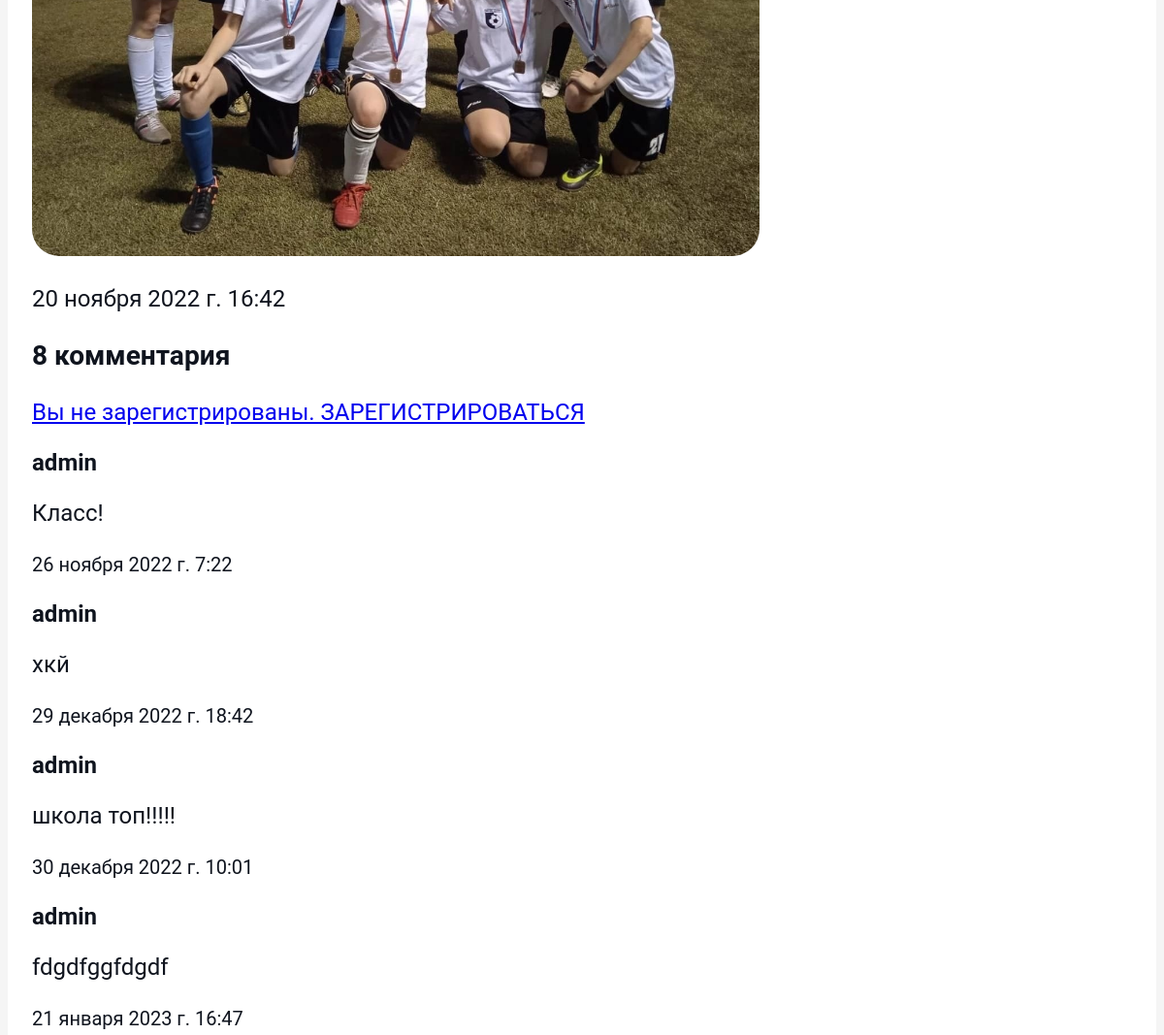
The app's page /news/4 (middle part), older data.
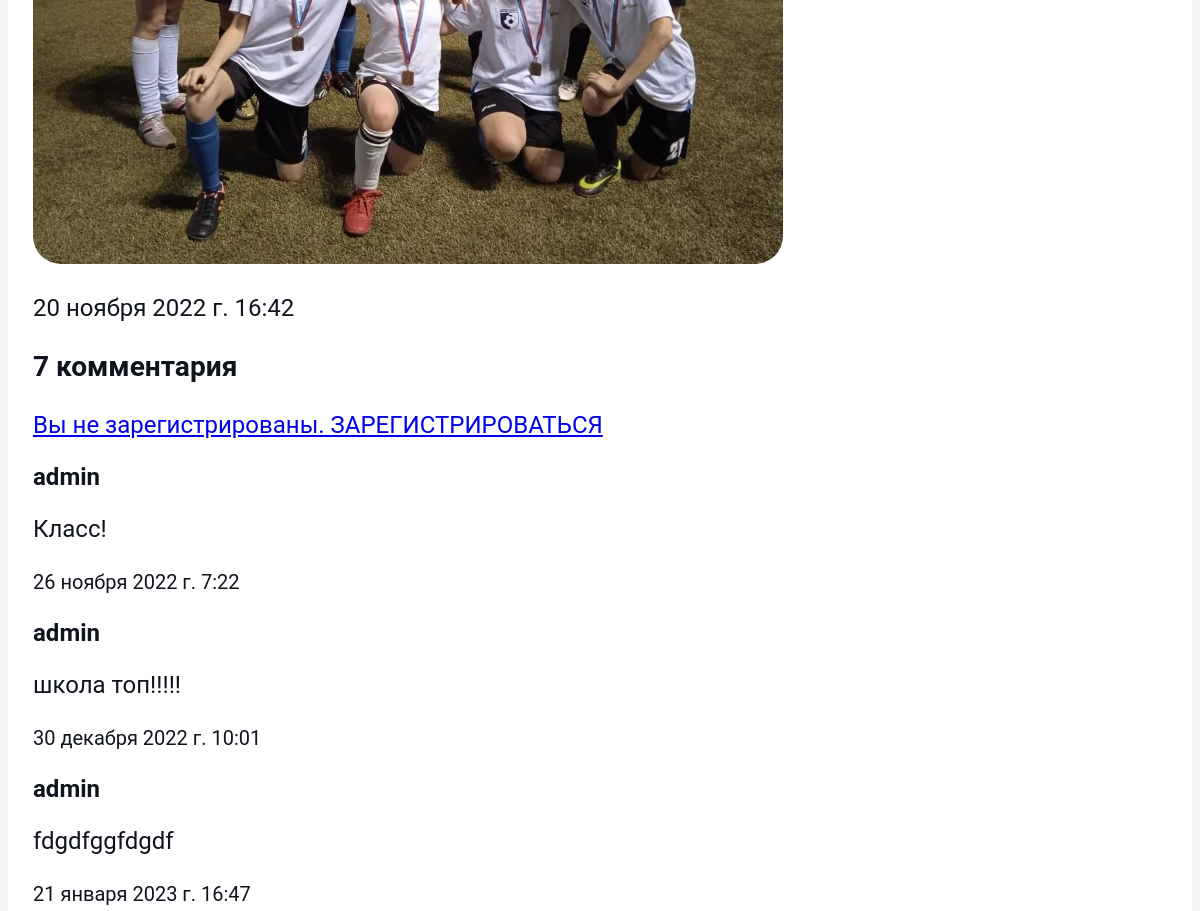
The same page, newer data.
### app_news/models.py (models this page shows, shortened)
class Product(models.Model):
    title=models.CharField(max_length=35, verbose_name='Заголовок')
    content=models.TextField(null=True, blank=True, verbose_name='содержание')#null=True и blank=True делаю поле необязательным к заполнению
    published=models.DateTimeField(auto_now_add=True, db_index=True, verbose_name='Опубликовано')#при выводе объявлений мы будем сортировать их по убыванию даты публикации,и индекс здесь очень пригодится.
    img=models.ImageField(upload_to='images', null=True, blank=True, verbose_name='Картика')
    rubric=models.ForeignKey('Rubric', null=True, on_delete=models.PROTECT, verbose_name='Рубрика')
    class Meta:#отображение в панели администратора
        verbose_name_plural='Новости'
        verbose_name='Новость'
        ordering = ['-published']#сортировка по убыванию публикаций
    def __str__(self):# Строка для представления объекта Model.
        return self.title

class Comment(models.Model):
    user = models.ForeignKey(
        settings.AUTH_USER_MODEL,
        verbose_name="Пользователь",
        on_delete=models.CASCADE)
    reply = models.ForeignKey('self',related_name="replies", on_delete = models.CASCADE , blank= True ,null=True, verbose_name='ответ')
    product = models.ForeignKey(Product, related_name='comments', on_delete=models.CASCADE, verbose_name='новость')
    body = models.TextField(max_length=120, verbose_name='комментарий', help_text='Введите текст комментария')
    created = models.DateTimeField(auto_now_add=True, verbose_name='дата создания')
    updated = models.DateTimeField(auto_now_add=True)
    active = models.BooleanField(default=True)
    class Meta:
        verbose_name_plural='Комментарий'
        verbose_name = 'комментарий'
        ordering = ('created',)

### users/models.py (models this page shows)
class MyUser(AbstractUser):
    pass

### app_news/views.py (the view, shortened to what this page needs)
# urls.py: path('<pk>', views.ProductDetailView.as_view(), name='detail_product'),
class ProductDetailView(FormMixin, generic.DetailView):
    model = models.Product
    form_class = CommentForm

### app_news/models.py (called while the page is built)
    def __str__(self):
        return self.name

### app_news/templates/app_news/product_detail.html (shortened to what this page needs)
{% extends 'layout/basic.html' %}
{% block content %}
<div class="info">
  <img src="{{ product.img }}" alt="Обложка">
  <p>{{ product.published }}</p>
  <h3>{{ product.comments.count }} комментария</h3>
  {% if user.is_authenticated %}
  <form method="POST">
    {% csrf_token %}
    {{form.as_p}}
      <span><button name="comment" type="submit">Отправить</button></span>
  </form>
  {% else %}
  <a href="{% url 'signup' %}"><p>Вы не зарегистрированы. ЗАРЕГИСТРИРОВАТЬСЯ</p></a>
  {% endif %}
    {% if product.comments %}
      {% for comment in product.comments.all %}
        <strong>{{ comment.user }}</strong>
        <p >{{ comment.body }}</p>
        <p ><small>{{ comment.created }}</small></p>
      {% endfor %}
  {% endif %}
</div>
{% endblock %}

Row changes from the older to the newer data that the page shows:
removed Comment: user "admin", body "хкй", created "29 декабря 2022 г. 18:42"
computed for Product: comments.count "8" → "7"
